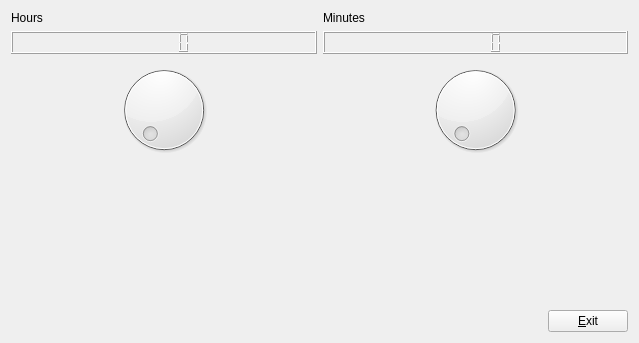
<?xml version="1.0" encoding="UTF-8"?>
<ui version="4.0">
 <class>Form</class>
 <widget class="QWidget" name="Form">
  <property name="geometry">
   <rect>
    <x>0</x>
    <y>0</y>
    <width>639</width>
    <height>343</height>
   </rect>
  </property>
  <property name="windowTitle">
   <string>Form</string>
  </property>
  <layout class="QVBoxLayout" name="verticalLayout">
   <item>
    <layout class="QHBoxLayout" name="horizontalLayout">
     <item>
      <widget class="QLabel" name="label">
       <property name="text">
        <string>Hours</string>
       </property>
      </widget>
     </item>
     <item>
      <widget class="QLabel" name="label_2">
       <property name="text">
        <string>Minutes</string>
       </property>
      </widget>
     </item>
    </layout>
   </item>
   <item>
    <layout class="QHBoxLayout" name="horizontalLayout_3">
     <item>
      <widget class="QLCDNumber" name="lcdNumber"/>
     </item>
     <item>
      <widget class="QLCDNumber" name="lcdNumber_2"/>
     </item>
    </layout>
   </item>
   <item>
    <layout class="QHBoxLayout" name="horizontalLayout_2">
     <item>
      <widget class="QDial" name="dial">
       <property name="maximum">
        <number>23</number>
       </property>
      </widget>
     </item>
     <item>
      <widget class="QDial" name="dial_2">
       <property name="maximum">
        <number>59</number>
       </property>
      </widget>
     </item>
    </layout>
   </item>
   <item>
    <spacer name="verticalSpacer">
     <property name="orientation">
      <enum>Qt::Vertical</enum>
     </property>
     <property name="sizeHint" stdset="0">
      <size>
       <width>20</width>
       <height>121</height>
      </size>
     </property>
    </spacer>
   </item>
   <item>
    <layout class="QHBoxLayout" name="horizontalLayout_4">
     <item>
      <spacer name="horizontalSpacer">
       <property name="orientation">
        <enum>Qt::Horizontal</enum>
       </property>
       <property name="sizeHint" stdset="0">
        <size>
         <width>508</width>
         <height>20</height>
        </size>
       </property>
      </spacer>
     </item>
     <item>
      <widget class="QPushButton" name="pushButton">
       <property name="text">
        <string>&amp;Exit</string>
       </property>
      </widget>
     </item>
    </layout>
   </item>
  </layout>
 </widget>
 <resources/>
 <connections>
  <connection>
   <sender>pushButton</sender>
   <signal>clicked()</signal>
   <receiver>Form</receiver>
   <slot>close()</slot>
   <hints>
    <hint type="sourcelabel">
     <x>573</x>
     <y>279</y>
    </hint>
    <hint type="destinationlabel">
     <x>559</x>
     <y>320</y>
    </hint>
   </hints>
  </connection>
  <connection>
   <sender>dial</sender>
   <signal>valueChanged(int)</signal>
   <receiver>lcdNumber</receiver>
   <slot>display(int)</slot>
   <hints>
    <hint type="sourcelabel">
     <x>186</x>
     <y>155</y>
    </hint>
    <hint type="destinationlabel">
     <x>131</x>
     <y>84</y>
    </hint>
   </hints>
  </connection>
  <connection>
   <sender>dial_2</sender>
   <signal>valueChanged(int)</signal>
   <receiver>lcdNumber_2</receiver>
   <slot>display(int)</slot>
   <hints>
    <hint type="sourcelabel">
     <x>388</x>
     <y>147</y>
    </hint>
    <hint type="destinationlabel">
     <x>382</x>
     <y>89</y>
    </hint>
   </hints>
  </connection>
 </connections>
</ui>
